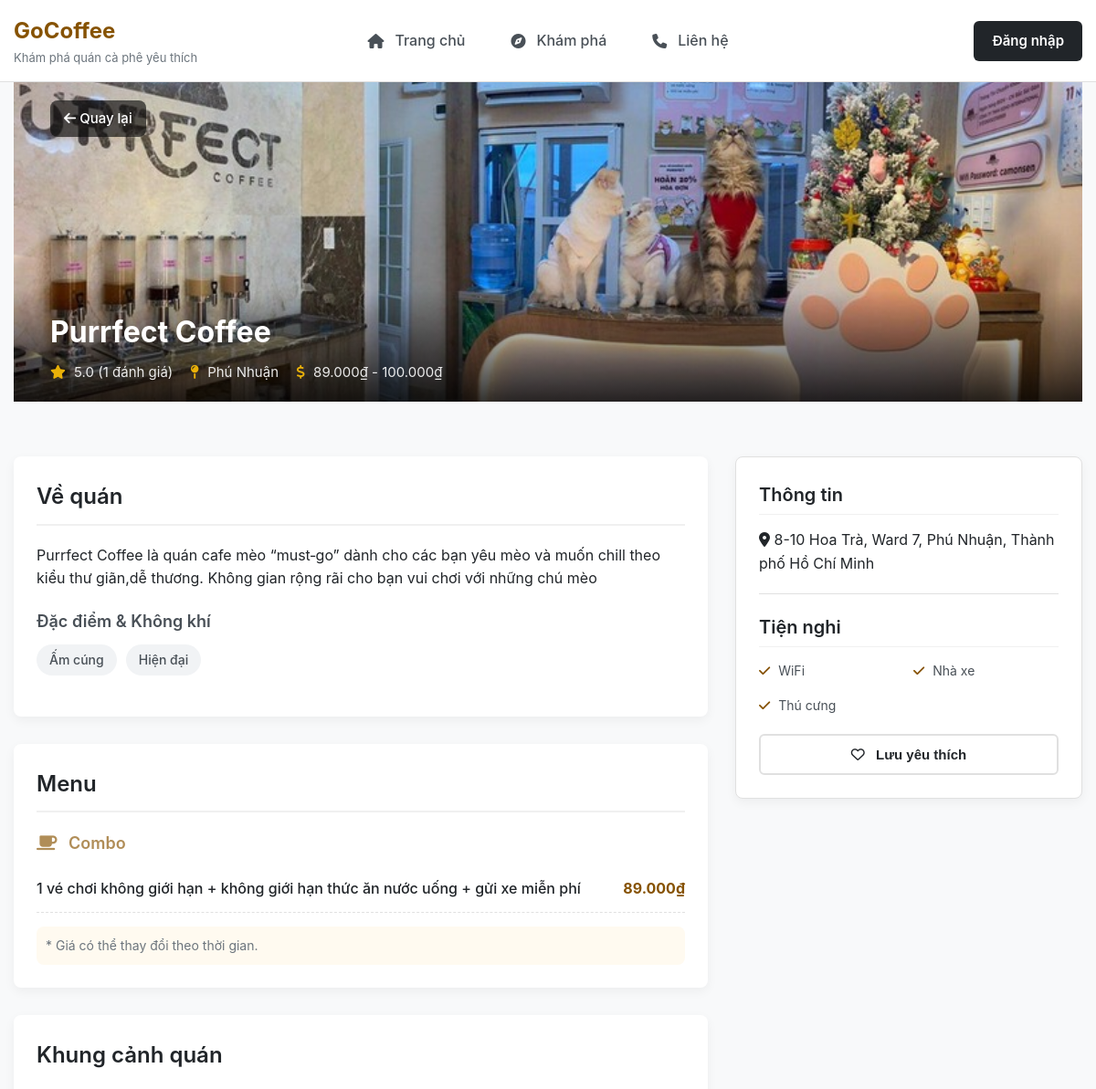
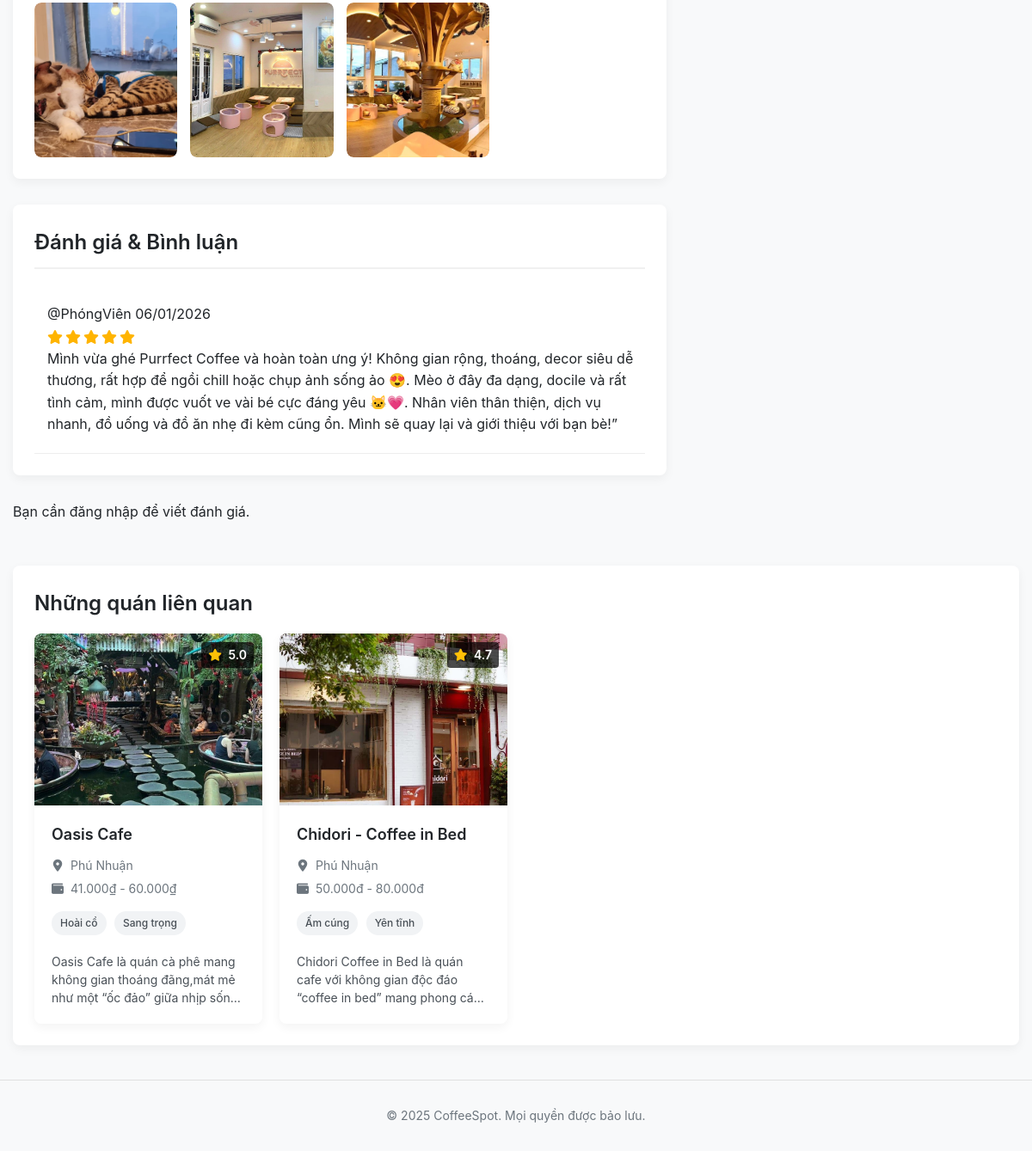
/shop/18/, run on the app's committed database (2 pictures, top to bottom).
### shops/models.py (models this page shows, shortened)
class CafeShop(models.Model):
    name = models.CharField(max_length = 200)
    address = models.CharField(max_length = 300)
    district = models.CharField(max_length=100, choices=DISTRICT_CHOICES)
    tags = models.CharField(max_length = 300, blank = True)
    amenities = models.CharField(max_length = 300, blank = True) #Tiện ích các thứ như Wifi, Chỗ đậu xe...
    description = models.CharField(max_length = 300, blank = True) #Tối đa 20 chữ
    price_range = models.CharField(max_length=100, choices=PRICE_CHOICES, blank=True)
    cover_image = models.ImageField(upload_to = 'covers/', blank = True, null = True)
    rating = models.FloatField(default = 0, validators = [MinValueValidator(0), MaxValueValidator(5)])
    latitude = models.FloatField(null=True, blank=True)
    longitude = models.FloatField(null=True, blank=True)
    avg_service = models.FloatField(default = 0)
    avg_ambiance = models.FloatField(default = 0)
    avg_drink = models.FloatField(default = 0)
    avg_price = models.FloatField(default = 0)
    def get_tag_list(self):
        if self.tags:
            return self.tags.split(',')
        return []
    def get_amenities_list(self):
        if self.amenities:
            return self.amenities.split(',')
        return []

class MenuItem(models.Model):
    shop = models.ForeignKey(CafeShop, on_delete = models.CASCADE, related_name = 'menu_items')
    category = models.CharField(max_length = 100)
    name = models.CharField(max_length = 100)
    description = models.CharField(max_length = 200, blank = True)
    price = models.IntegerField()

class ShopImage(models.Model):
    shop = models.ForeignKey(CafeShop, on_delete = models.CASCADE, related_name = 'images')
    image = models.ImageField(upload_to = 'shop_gallery/')

class Review(models.Model):
    shop = models.ForeignKey(CafeShop, on_delete=models.CASCADE, related_name='reviews')
    user = models.ForeignKey(settings.AUTH_USER_MODEL, on_delete=models.CASCADE)
    rating = models.IntegerField(default=1)
    comment = models.TextField(blank=True)
    created_at = models.DateTimeField(auto_now_add=True)
    sentiment_service = models.IntegerField(default=0)
    sentiment_ambiance = models.IntegerField(default=0)
    sentiment_drink = models.IntegerField(default=0)
    sentiment_price = models.IntegerField(default=0)

### shops/views.py (the view, shortened to what this page needs)
# urls.py: path('shop/<int:shop_id>/', views.shop_detail_view, name='shop_detail'),
def shop_detail_view(request, shop_id):
    shop = get_object_or_404(
        CafeShop.objects.annotate(
            review_count=Count('reviews')
        ),
        pk=shop_id
    )
    menu_items = shop.menu_items.all().order_by('category', 'id')
    grouped_menu = {}
    for item in menu_items:
        category = item.category or "Menu chung"
        grouped_menu.setdefault(category, [])
        price_formatted = f"{item.price:,.0f}₫".replace(",", "tmp").replace(".", ",").replace("tmp", ".")
        grouped_menu[category].append({
            'name': item.name,
            'price': price_formatted
        })
    reviews = shop.reviews.select_related('user').order_by('-created_at')
    related_shops = CafeShop.objects.filter(
        district=shop.district
    ).exclude(id=shop.id)[:4]
    is_saved = False
    if request.user.is_authenticated:
        is_saved = SavedShop.objects.filter(
            user=request.user,
            shop=shop
        ).exists()
    return render(request, 'shop_detail.html', {
        'shop': shop,
        'grouped_menu': grouped_menu,
        'reviews': reviews,
        'related_shops': related_shops,
        'is_saved': is_saved,
    })

### templates/shop_detail.html (shortened to what this page needs)
{% extends 'base.html' %}
{% load static %}
{% block extra_styles %}
    <link rel="stylesheet" href="{% static 'css/shop_detail.css' %}">
{% endblock extra_styles %}
{% block content %}
    <section class="shop-hero-section">
        <a href="javascript:history.back()" class="btn btn-back">
            <i class="fa-solid fa-arrow-left"></i> Quay lại
        </a>
        <div class="shop-cover-image">
            {% if shop.cover_image %}
                <img src="{{ shop.cover_image.url }}" alt="{{ shop.name }}">
            {% else %}
                <div class="placeholder-image">
                    <i class="fa-solid fa-mug-hot fa-5x"></i>
                </div>
            {% endif %}
        </div>
        <div class="shop-info-overlay full-width-overlay">
            <div class="overlay-inner">
                <h1>{{ shop.name }}</h1>
                <div class="shop-meta">
                <span>
                    <i class="fa-solid fa-star"></i>
                    {{ shop.rating|default:"0"|floatformat:1 }}
                    ({{ shop.review_count|default:"0" }} đánh giá)
                </span>
                    <span><i class="fa-solid fa-map-pin"></i> {{ shop.district }}</span>
                    <span><i class="fa-solid fa-dollar-sign"></i> {{ shop.price_range }}</span>
                </div>
            </div>
        </div>
    </section>
    <div class="shop-content-container container">
        <div class="main-content">
            <section class="shop-description-section">
                <h2>Về quán</h2>
                <p>{{ shop.description }}</p>
                <div class="shop-features">
                    <h3>Đặc điểm & Không khí</h3>
                    <div class="tag-list">
                        {% for tag in shop.get_tag_list %}
                            <span class="feature-tag">{{ tag }}</span>
                        {% endfor %}
                    </div>
                </div>
            </section>
            <section class="shop-menu-section">
                <h2>Menu</h2>
                {% for category, items in grouped_menu.items %}
                    <div class="menu-category">
                        <h3><i class="fa-solid fa-mug-saucer"></i> {{ category }}</h3>
                        <ul class="menu-list">
                            {% for item in items %}
                                <li class="menu-item">
                                    <span class="item-name">{{ item.name }}</span>
                                    <span class="item-price">{{ item.price }}</span>
                                </li>
                            {% endfor %}
                        </ul>
                    </div>
                {% empty %}
                    <p>Menu đang được cập nhật.</p>
                {% endfor %}
                <p class="menu-note">
                    * Giá có thể thay đổi theo thời gian.
                </p>
            </section>
            <section class="gallery-section container">
                <h2>Khung cảnh quán</h2>
                <div class="shop-gallery-grid">
                    {% for image in shop.images.all|slice:":4" %}
                        <div class="gallery-item">
                            <img src="{{ image.image.url }}" alt="{{ shop.name }}">
                        </div>
                    {% empty %}
                        <p>Đang cập nhật hình ảnh...</p>
                    {% endfor %}
                </div>
            </section>
            <section class="shop-review-section">
                <h2>Đánh giá & Bình luận</h2>
                <div class="reviews-list">
                    {% with 3 as max_visible %}
                        {% for review in reviews %}
                            <div class="review-card {% if forloop.counter > max_visible %}hidden-review{% endif %}">
                                <div class="review-header">
                                    <span class="reviewer-name">@{{ review.user.username }}</span>
                                    <span class="review-date">{{ review.created_at|date:"d/m/Y" }}</span>
                                </div>
                                <div class="review-rating">
                                    {% for i in "12345"|make_list %}
                                        {% if review.rating >= forloop.counter %}
                                            <i class="fa-solid fa-star rated"></i>
                                        {% else %}
                                            <i class="fa-regular fa-star"></i>
                                        {% endif %}
                                    {% endfor %}
                                </div>
                                <p>{{ review.comment }}</p>
                            </div>
                        {% endfor %}
                    {% endwith %}
                </div>
            </section>
            {% if user.is_authenticated %}
                <form method="post" action="{% url 'submit_review' shop.id %}" class="review-form" id="review-form"
                      novalidate>
                    {% csrf_token %}
                    <div class="review-top">
                        <div class="star-rating">
                            <input type="radio" name="rating" id="star5" value="5">
                            <label for="star5"><i class="fa-regular fa-star"></i></label>
                            <input type="radio" name="rating" id="star4" value="4">
                            <label for="star4"><i class="fa-regular fa-star"></i></label>
                            <input type="radio" name="rating" id="star3" value="3">
                            <label for="star3"><i class="fa-regular fa-star"></i></label>
                            <input type="radio" name="rating" id="star2" value="2">
                            <label for="star2"><i class="fa-regular fa-star"></i></label>
                            <input type="radio" name="rating" id="star1" value="1">
                            <label for="star1"><i class="fa-regular fa-star"></i></label>
                        </div>
                        <button type="submit" class="btn-submit-review">
                            Đăng bài đánh giá
                        </button>
                    </div>
                    <textarea name="comment" id="review-comment" placeholder="Chia sẻ trải nghiệm của bạn..."
                              required></textarea>
                </form>
            {% else %}
                <p class="login-prompt">Bạn cần <a href="{% url 'login' %}">đăng nhập</a> để viết đánh giá.</p>
            {% endif %}
        </div>
        <div class="sidebar-content">
            <div class="info-box sticky-box">
                <h2>Thông tin</h2>
                <p><i class="fa-solid fa-location-dot"></i> {{ shop.address }}</p>
                <hr>
                <h2>Tiện nghi</h2>
                <div class="amenities-grid">
                    {% for amenity in shop.get_amenities_list %}
                        <div class="amenity-item">
                            <i class="fa-solid fa-check"></i> {{ amenity }}
                        </div>
                    {% endfor %}
                </div>
                <button
                        id="save-btn"
                        type="button"
                        class="btn btn-outline-primary full-width-btn"
                        data-shop-id="{{ shop.id }}"
                        data-url="{% url 'toggle_save_shop' %}"
                        data-csrf="{{ csrf_token }}"
                >
                    <i id="save-icon"
                       class="fa-heart {% if is_saved %}fa-solid saved{% else %}fa-regular{% endif %}"></i>
                    <span style="margin-left: 8px;">Lưu yêu thích</span>
                </button>
            </div>
        </div>
    </div>
    <section class="related-shops-section">
        <h2>Những quán liên quan</h2>
        <div class="related-shops-grid">
            {% for shop in related_shops %}
                <a href="{% url 'shop_detail' shop.id %}" class="cafe-card swiper-slide">
                    <div class="card-image">
                        {% if shop.cover_image %}
                            <img src="{{ shop.cover_image.url }}" alt="{{ shop.name }}">
                        {% else %}
                            <div class="card-image placeholder">
                                <i class="fa-solid fa-image fa-3x"></i>
                            </div>
                        {% endif %}
                        <div class="card-rating">
                            <i class="fa-solid fa-star"></i> {{ shop.rating|floatformat:1 }}
                        </div>
                    </div>
                    <div class="card-content">
                        <h3>{{ shop.name }}</h3>
                        <div class="card-info">
                            <div><i class="fa-solid fa-location-dot"></i>{{ shop.district }}</div>
                            <div><i class="fa-solid fa-wallet"></i>{{ shop.price_range }}</div>
                        </div>
                        <div class="card-tags">
                            {% for tag in shop.get_tag_list|slice:":2" %}
                                <span class="tag">{{ tag }}</span>
                            {% endfor %}
                        </div>
                        <p class="card-description">{{ shop.description|truncatewords:20 }}</p>
                    </div>
                </a>
            {% empty %}
                <p>Không tìm thấy quán liên quan.</p>
            {% endfor %}
        </div>
    </section>
{% endblock %}

### static/css/style.css (style rules this page uses)
:root { --font-primary: -apple-system, BlinkMacSystemFont, "Segoe UI", Roboto, "Helvetica Neue", Arial, sans-serif; --primary-color: #865200; --color-dark: #212529; --color-muted: #6c757d; --color-light: #495057; --color-bg: #f8f9fa; --color-white: #ffffff; --color-border: #e0e0e0; --color-accent: #b08d57; --color-star: #ffc107; --container-width: 1200px; --border-radius: 8px; --box-shadow: 0 4px 12px rgba(0, 0, 0, 0.05); }
* { box-sizing: border-box; margin: 0; padding: 0; }
body { font-family: var(--font-primary); background-color: var(--color-bg); color: var(--color-dark); line-height: 1.6; }
img { max-width: 100%; height: auto; display: block; }
a { text-decoration: none; color: inherit; }
ul { list-style: none; }
.container { max-width: var(--container-width); margin-left: auto; margin-right: auto; padding-left: 15px; padding-right: 15px; }
.btn { display: inline-block; padding: 10px 20px; font-size: 15px; font-weight: 600; border-radius: 6px; cursor: pointer; text-align: center; transition: all 0.2s ease; }
.swiper-slide { height: auto; display: flex; }

### data on the page
CafeShop: cover_image (picture), name "Purrfect Coffee", rating "5.0", review_count "1", district "Phú Nhuận", price_range "89.000₫ - 100.000₫", description "Purrfect Coffee là quán cafe mèo “must‑go” dành cho các bạn yêu mèo và muốn chill theo kiểu thư giãn,dễ thương. Không gian rộng rãi cho bạn vui chơi với những chú mèo", address "8-10 Hoa Trà, Ward 7, Phú Nhuận, Thành phố Hồ Chí Minh"
MenuItem: grouped_menu "Combo", name "1 vé chơi không giới hạn + không giới hạn thức ăn nước uống + gửi xe miễn phí"
ShopImage: image (picture)
ShopImage: image (picture)
ShopImage: image (picture)
Review: user.username "PhóngViên", created_at "06/01/2026", rating 5 (drawn), comment "Mình vừa ghé Purrfect Coffee và hoàn toàn ưng ý! Không gian rộng, thoáng, decor siêu dễ thương, rất hợp để ngồi chill hoặc chụp ảnh sống ảo 😍. Mèo ở đây đa dạng, docile và rất tình cảm, mình được vuốt ve vài bé cực đáng yêu 🐱💗. Nhân viên thân thiện, dịch vụ nhanh, đồ uống và đồ ăn nhẹ đi kèm cũng ổn. Mình sẽ quay lại và giới thiệu với bạn bè!”"
CafeShop: cover_image (picture), rating "5.0", name "Oasis Cafe", district "Phú Nhuận", price_range "41.000₫ - 60.000₫", get_tag_list "Hoài cổ" "Sang trọng", description "Oasis Cafe là quán cà phê mang không gian thoáng đãng,mát mẻ như một “ốc đảo” giữa nhịp…"
CafeShop: cover_image (picture), rating "4.7", name "Chidori - Coffee in Bed", district "Phú Nhuận", price_range "50.000đ - 80.000đ", get_tag_list "Ấm cúng" "Yên tĩnh", description "Chidori Coffee in Bed là quán cafe với không gian độc đáo “coffee in bed” mang phong…"

### other printed values
{{ tag }} "Ấm cúng" "Hiện đại"
{{ item.price }} "89.000₫"
{{ amenity }} "WiFi" "Nhà xe" "Thú cưng"
